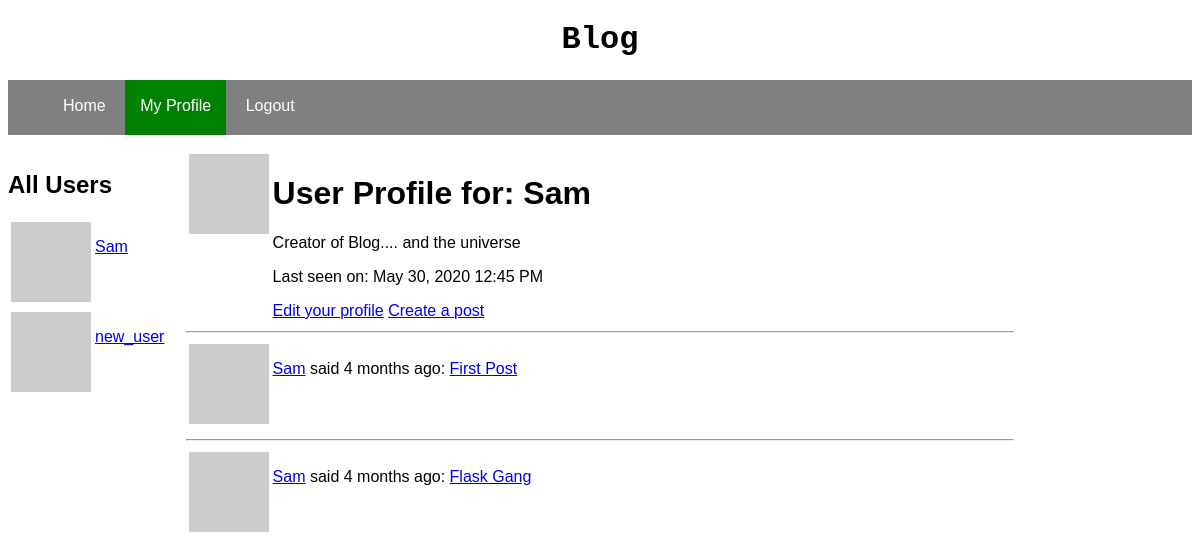
The app's page /user/Sam (signed in) with its own data.
### app/models.py (models this page shows, shortened)
class User(UserMixin, db.Model):
    id = db.Column(db.Integer, primary_key=True)
    username = db.Column(db.String(64), index=True, unique=True)
    email = db.Column(db.String(120), index=True, unique=True)
    password_hash = db.Column(db.String(128))
    about_me = db.Column(db.String(144))
    last_seen = db.Column(db.DateTime, default=datetime.utcnow)
    posts = db.relationship('Post', backref='author', lazy='dynamic')
    comments = db.relationship('Comment', backref='commenter', lazy='dynamic')
    def avatar(self, size):
        digest = md5(self.email.lower().encode('utf-8')).hexdigest()
        return 'https://www.gravatar.com/avatar/{0}?d=identicon&s={1}'.format(digest, size)

class Post(db.Model):
    id = db.Column(db.Integer, primary_key=True)
    title = db.Column(db.String(50), index=True)
    body = db.Column(db.String(250))
    timestamp = db.Column(db.DateTime, index=True, default=datetime.utcnow)
    user_id = db.Column(db.Integer, db.ForeignKey('user.id'))   #user is referenced by table name (lowercase) and not class name (upper case)
    comments = db.relationship('Comment', backref='post', lazy='dynamic')

### app/routes.py (the view)
@app.route('/user/<username>')
@login_required
def profile(username):
    user = User.query.filter_by(username=username).first_or_404()
    posts = Post.query.filter_by(author=user)
    return render_template('profile.html', user=user, posts=posts)

### app/models.py (called while the page is built)
@login.user_loader
def load_user(id):
    return User.query.get(int(id))

### app/routes.py (called while the page is built)
@app.context_processor
def inject_user():
    users = User.query.all()
    users = tuple(users)
    return dict(users=users)

@app.before_request
def before_request():
    if current_user.is_authenticated:
        current_user.last_seen = datetime.utcnow()
        db.session.commit()

### app/templates/profile.html
{% extends 'base.html' %}
{% block content %}
	<table>
		<tr valign='top'>
			<td><img src=" {{ user.avatar(128) }} " /> </td>
			<td><h1>User Profile for: {{ user.username }}</h1>
			    {% if user.about_me %}<p>{{ user.about_me }}</p>{% endif %}
			    {% if user.last_seen %}<p>Last seen on: {{ moment(user.last_seen).format('LLL') }}</p>{% endif %}
			    {% if user == current_user %}
			    	<a href=" {{ url_for('editProfile', username=current_user.username) }} ">Edit your profile</a>
				<a href=" {{url_for('createPost', username=current_user.username) }} ">Create a post</a>
			    {% endif %}
			</td>
		</tr>
	</table>
	{% if posts %}
				{% for post in posts %}
				{% include '_post.html' %}
				{% endfor %}
	{% else %}
		<div> {{ user.username }} hasn't posted anything yet </div>
	{% endif %}
{% endblock %}

### app/templates/base.html (shortened to what this page needs)
<!DOCTYPE html>
<head>
	<link rel="stylesheet" href="{{ url_for('static', filename='base.css') }}">
</head>
<body>
	<div id='header'>
		<h1>Blog</h1>
	<nav>
		<ul>
			<li><a href="/index" {% if request.path == '/' or request.path == url_for('index') %} class="active" {% endif %}>Home</a></li>
			{% if current_user.is_anonymous %}
			<li><a href="/login" {% if request.path == url_for('login') %} class='active' {% endif %}>Login</a></li>
			{% else %}
			<li><a href=" {{ url_for('profile', username=current_user.username) }} " {% if request.path ==  url_for('profile', username=current_user.username)  %} class='active' {% endif %}>My Profile</a></li>
			<li><a href="/logout" {% if request.path == url_for('logout') %} class='active' {% endif %}>Logout</a></li>
			{% endif %}
		</ul>
	</nav>
	</div>
	<div id='main'>
		<div id='users'>
			<h2>All Users</h2>
			{% for user in users %}
			{% include '_user.html' %}
			{% endfor %}
		</div>
		<div id='blog'>
		{% block content %}{% endblock %}
		</div>
		<div id='blank'>
		</div>
	</div>
</body>
</html>

### app/templates/_user.html
<table>
	<tr valign='top'>
		<td> <img src="{{ user.avatar(28) }}"</td>
		<td><p><a href=" {{ url_for('profile', username=user.username) }}"</a>{{ user.username }}</p></td>
	</tr>
</table>

### app/templates/_post.html
<table>
	<tr valign='top'>
		<td><img src="{{ post.author.avatar(28) }}" /></td>
		<td><p> <a href=" {{ url_for('profile', username=post.author.username) }} ">{{ post.author.username }}</a> said {{ moment(post.timestamp).fromNow() }}: <a href=" {{ url_for('showPost', post_id=post.id) }} ">{{ post.title }}</a></p></td>
		<hr />
	</tr>
</table>

### app/static/base.css (style rules this page uses)
* { box-sizing: border-box; }
body { font-family: Arial, sans-serif; }
#header h1 { text-align: center; font-family: Courier, monospace; }
#header ul { height: 55px; width: 100%; background-color: gray; list-style-type: none; }
nav li { height: 100%; display: inline-block; }
nav a { margin-top: auto; margin-bottom: auto; padding: 17px 15px 17px 15px; height: 100%; text-decoration: none; float: left; display: block; color: white; }
a.active { background-color: green; }
#main { display: flex; }
#users { flex: 1 1 15%; }
#blog { flex: 1 1 70%; }
#blank { flex: 1 1 15%; }

### records on screen
User: username "Sam", about_me "Creator of Blog.... and the universe", last_seen "May 30, 2020 12:45 PM"
User: username "new_user"
Post: author.username "Sam", timestamp "4 months ago", title "First Post"
Post: author.username "Sam", timestamp "4 months ago", title "Flask Gang"
